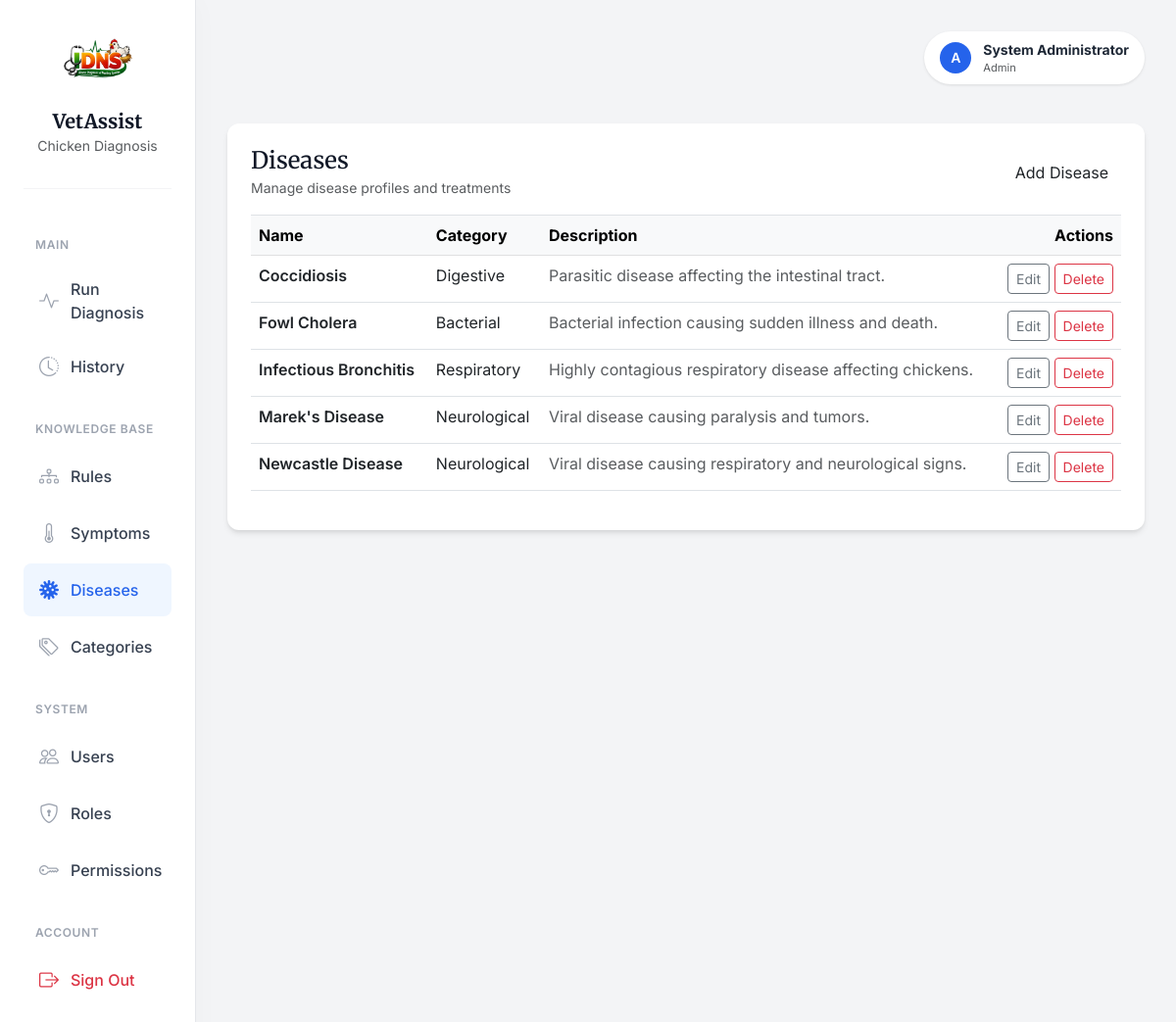
/expert-system/diseases (signed in), run on the app's committed database.
### app/models/user.py (models this page shows, shortened)
class UserTable(UserMixin, db.Model):
    __tablename__ = "tbl_users"
    id = db.Column(db.Integer, db.Sequence('seq_users_id'), primary_key=True)
    username = db.Column(db.String(80), unique=True, nullable=False)
    email = db.Column(db.String(120), unique=True, nullable=False)
    full_name = db.Column(db.String(120), nullable=False)
    is_active = db.Column(db.Boolean, default=True, nullable=False)
    password_hash = db.Column(db.String(255), nullable=False)
    created_at = db.Column(db.DateTime, default=datetime.utcnow, nullable=False)
    updated_at = db.Column(db.DateTime, default=datetime.utcnow, onupdate=datetime.utcnow, nullable=False)
    roles = db.relationship("RoleTable", secondary=tbl_user_roles, back_populates="users")
    def has_role(self, role_name: str) -> bool:
        return any(role.name == role_name for role in self.roles)
    def get_permission_codes(self) -> set[str]:
        return {perm.code for role in self.roles for perm in role.permissions}
    def has_permission(self, permission_code: str) -> bool:
        return permission_code in self.get_permission_codes()

### app/models/role.py (models this page shows, shortened)
class RoleTable(db.Model):
    __tablename__= "tbl_roles"
    id = db.Column(db.Integer, db.Sequence('seq_roles_id'), primary_key=True)
    name = db.Column(db.String(80), unique=True, nullable=False)
    description = db.Column(db.String(255))
    created_at = db.Column(db.DateTime, default=datetime.utcnow, nullable=False)
    updated_at = db.Column(db.DateTime, default=datetime.utcnow, onupdate=datetime.utcnow, nullable=False)
    users = db.relationship("UserTable", secondary=tbl_user_roles,back_populates="roles" )
    permissions = db.relationship("PermissionTable", secondary=tbl_role_permissions, back_populates="roles")

### app/models/expert_system.py (models this page shows, shortened)
class Disease(db.Model):
    __tablename__ = "tbl_diseases"
    id = db.Column(db.Integer, db.Sequence('seq_diseases_id'), primary_key=True)
    name = db.Column(db.String(120), unique=True, nullable=False)
    description = db.Column(db.String(255), nullable=False)
    treatment = db.Column(db.String(255), nullable=False)
    category_id = db.Column(db.Integer, db.ForeignKey("tbl_categories.id"))
    created_at = db.Column(db.DateTime, default=datetime.utcnow, nullable=False)
    category = db.relationship("Category", back_populates="diseases")
    rules = db.relationship("Rule", back_populates="disease", cascade="all, delete-orphan")
    cases = db.relationship("Case", back_populates="disease")

class Category(db.Model):
    __tablename__ = "tbl_categories"
    id = db.Column(db.Integer, db.Sequence('seq_categories_id'), primary_key=True)
    name = db.Column(db.String(120), unique=True, nullable=False)
    description = db.Column(db.String(255))
    created_at = db.Column(db.DateTime, default=datetime.utcnow, nullable=False)
    diseases = db.relationship("Disease", back_populates="category")

### app/routes/expert_system.py (the view)
@expert_system_bp.route("/diseases")
@login_required
@require_permission("manage_diseases")
def diseases_index():
    diseases = DiseaseService.get_all()
    return render_template("expert_system/diseases/index.html", diseases=diseases)

### app/services/expert_system_service.py (called while the page is built)
    @staticmethod
    def get_all() -> List[Disease]:
        return Disease.query.order_by(Disease.name.asc()).all()

### app/templates/expert_system/diseases/index.html (shortened to what this page needs)
{% extends "layouts/base.html" %}
{% block content %}
<div class="card p-4">
    <div class="d-flex justify-content-between align-items-center mb-3">
        <div>
            <h4 class="mb-0">Diseases</h4>
            <small class="text-muted">Manage disease profiles and treatments</small>
        </div>
        <a href="{{ url_for('expert_system.diseases_create') }}" class="btn btn-brand">Add Disease</a>
    </div>
    <div class="table-responsive">
        <table class="table table-hover border-top">
            <thead class="table-light">
                <tr>
                    <th>Name</th>
                    <th>Category</th>
                    <th>Description</th>
                    <th class="text-end">Actions</th>
                </tr>
            </thead>
            <tbody>
                {% for disease in diseases %}
                <tr>
                    <td class="fw-semibold">{{ disease.name }}</td>
                    <td>{{ disease.category.name if disease.category else "Uncategorized" }}</td>
                    <td class="text-muted">{{ disease.description }}</td>
                    <td class="text-end">
                        <a href="{{ url_for('expert_system.diseases_edit', disease_id=disease.id) }}" class="btn btn-sm btn-outline-secondary">Edit</a>
                        <a href="{{ url_for('expert_system.diseases_delete', disease_id=disease.id) }}" class="btn btn-sm btn-outline-danger">Delete</a>
                    </td>
                </tr>
                {% endfor %}
            </tbody>
        </table>
    </div>
</div>
{% endblock %}

### app/templates/layouts/base.html (shortened to what this page needs)
<!DOCTYPE html>
<html lang="en">
<head>
    <link href="https://cdn.jsdelivr.net/npm/bootstrap@5.3.0/dist/css/bootstrap.min.css" rel="stylesheet">
    <link rel="stylesheet" href="https://cdn.jsdelivr.net/npm/bootstrap-icons@1.11.3/font/bootstrap-icons.min.css">
</head>
<body>
    <div class="container-fluid">
        <div class="row">
            {% block sidebar %}
            <nav class="col-md-3 col-lg-2 d-md-block sidebar collapse" id="sidebarMenu">
                <div class="brand-section">
                    <img src="{{ url_for('static', filename='images/logo1.png') }}" alt="VetAssist Logo" class="brand-logo">
                    <h5 class="brand-font fw-bold mb-0">VetAssist</h5>
                    <small class="text-muted">Chicken Diagnosis</small>
                </div>
                <div class="position-sticky pt-2">
                    {% if current_user.is_authenticated %}
                        <div class="nav-section-label">Main</div>
                        <ul class="nav flex-column">
                            <li class="nav-item">
                                <a class="nav-link {% if 'expert_system.diagnose' in request.endpoint %}active{% endif %}" href="{{ url_for('expert_system.diagnose') }}">
                                    <i class="bi bi-activity"></i>
                                    Run Diagnosis
                                </a>
                            </li>
                            <li class="nav-item">
                                <a class="nav-link {% if 'expert_system.cases' in request.endpoint %}active{% endif %}" href="{{ url_for('expert_system.cases_index') }}">
                                    <i class="bi bi-clock-history"></i> History
                                </a>
                            </li>
                        </ul>
                        {% if current_user.has_role('Admin') or current_user.has_role('Doctor') %}
                        <div class="nav-section-label">Knowledge Base</div>
                        <ul class="nav flex-column">
                            <li class="nav-item">
                                <a class="nav-link {% if 'expert_system.rules' in request.endpoint %}active{% endif %}" href="{{ url_for('expert_system.rules_index') }}">
                                    <i class="bi bi-diagram-3"></i> Rules
                                </a>
                            </li>
                            <li class="nav-item">
                                <a class="nav-link {% if 'expert_system.symptoms' in request.endpoint %}active{% endif %}" href="{{ url_for('expert_system.symptoms_index') }}">
                                    <i class="bi bi-thermometer-half"></i> Symptoms
                                </a>
                            </li>
                            <li class="nav-item">
                                <a class="nav-link {% if 'expert_system.diseases' in request.endpoint %}active{% endif %}" href="{{ url_for('expert_system.diseases_index') }}">
                                    <i class="bi bi-virus"></i> Diseases
                                </a>
                            </li>
                            <li class="nav-item">
                                <a class="nav-link {% if 'expert_system.categories' in request.endpoint %}active{% endif %}" href="{{ url_for('expert_system.categories_index') }}">
                                    <i class="bi bi-tags"></i> Categories
                                </a>
                            </li>
                        </ul>
                        {% endif %}
                        {% if current_user.has_role('Admin') %}
                        <div class="nav-section-label">System</div>
                        <ul class="nav flex-column">
                            <li class="nav-item">
                                <a class="nav-link {% if 'tbl_users' in request.endpoint %}active{% endif %}" href="{{ url_for('tbl_users.index') }}">
                                    <i class="bi bi-people"></i> Users
                                </a>
                            </li>
                            <li class="nav-item">
                                <a class="nav-link {% if 'tbl_roles' in request.endpoint %}active{% endif %}" href="{{ url_for('tbl_roles.index') }}">
                                    <i class="bi bi-shield-lock"></i> Roles
                                </a>
                            </li>
                            <li class="nav-item">
                                <a class="nav-link {% if 'tbl_permissions' in request.endpoint %}active{% endif %}" href="{{ url_for('tbl_permissions.index') }}">
                                    <i class="bi bi-key"></i> Permissions
                                </a>
                            </li>
                        </ul>
                        {% endif %}
                        <div class="nav-section-label">Account</div>
                        <ul class="nav flex-column mb-4">
                            <li class="nav-item">
                                <a class="nav-link text-danger" href="{{ url_for('auth.logout') }}">
                                    <i class="bi bi-box-arrow-right text-danger"></i> Sign Out
                                </a>
                            </li>
                        </ul>
                    {% endif %}
                </div>
            </nav>
            {% endblock %}
            <main class="{% block main_class %}col-md-9 ms-sm-auto col-lg-10{% endblock %} content-wrapper">
                <div class="page-header">
                    {% if current_user.is_authenticated %}
                    <div class="user-profile">
                        <div class="user-avatar">
                            {{ current_user.username[0] | upper }}
                        </div>
                        <div class="d-none d-sm-block">
                            <div class="fw-bold small">{{ current_user.full_name }}</div>
                            <div class="text-muted" style="font-size: 0.7rem;">{{ current_user.roles[0].name if current_user.roles else 'User' }}</div>
                        </div>
                    </div>
                    {% endif %}
                </div>
                {% block content %}{% endblock %}
            </main>
        </div>
    </div>
</body>
</html>

### app/templates/layouts/base.html (style rules this page uses)
:root { --bg-body: #f3f4f6; --text-main: #1f2937; --text-muted: #6b7280; --primary-color: #2563eb; --primary-hover: #1d4ed8; --sidebar-bg: #ffffff; --sidebar-text: #374151; --sidebar-active-bg: #eff6ff; --sidebar-active-text: #2563eb; --card-shadow: 0 4px 6px -1px rgba(0, 0, 0, 0.1), 0 2px 4px -1px rgba(0, 0, 0, 0.06); --border-radius: 0.75rem; }
body { font-family: 'Inter', sans-serif; background-color: var(--bg-body); color: var(--text-main); -webkit-font-smoothing: antialiased; }
h1, h2, h3, h4, h5, .brand-font { font-family: 'Merriweather', serif; color: #111827; }
.sidebar { background-color: var(--sidebar-bg); border-right: 1px solid #e5e7eb; min-height: 100vh; padding: 1.5rem; box-shadow: 4px 0 24px rgba(0,0,0,0.02); }
.brand-section { padding-bottom: 2rem; margin-bottom: 1rem; border-bottom: 1px solid #f3f4f6; text-align: center; }
.brand-logo { max-width: 100%; height: auto; max-height: 80px; margin-bottom: 0.5rem; }
.nav-section-label { font-size: 0.75rem; font-weight: 600; text-transform: uppercase; letter-spacing: 0.05em; color: #9ca3af; margin-top: 1.5rem; margin-bottom: 0.75rem; padding-left: 0.75rem; }
.nav-link { color: var(--sidebar-text); padding: 0.75rem 1rem; border-radius: 0.5rem; margin-bottom: 0.25rem; font-weight: 500; display: flex; align-items: center; transition: all 0.2s ease; }
.nav-link i { font-size: 1.25rem; margin-right: 0.75rem; color: #9ca3af; transition: color 0.2s; }
.nav-link.active { background-color: var(--sidebar-active-bg); color: var(--sidebar-active-text); }
.nav-link.active i { color: var(--sidebar-active-text); }
.content-wrapper { padding: 2rem; }
.page-header { margin-bottom: 2.5rem; display: flex; justify-content: space-between; align-items: center; }
.user-profile { display: flex; align-items: center; gap: 0.75rem; padding: 0.5rem 1rem; background: white; border-radius: 2rem; box-shadow: 0 1px 3px rgba(0,0,0,0.1); }
.user-avatar { width: 32px; height: 32px; background-color: var(--primary-color); color: white; border-radius: 50%; display: flex; align-items: center; justify-content: center; font-weight: 600; font-size: 0.875rem; }
.card { background: white; border: none; border-radius: var(--border-radius); box-shadow: var(--card-shadow); transition: transform 0.2s ease, box-shadow 0.2s ease; }

### data on the page
UserTable: username "A", full_name "System Administrator"
RoleTable: name "Admin"
Disease: name "Coccidiosis", category "Digestive", description "Parasitic disease affecting the intestinal tract."
Disease: name "Fowl Cholera", category "Bacterial", description "Bacterial infection causing sudden illness and death."
Disease: name "Infectious Bronchitis", category "Respiratory", description "Highly contagious respiratory disease affecting chickens."
Disease: name "Marek's Disease", category "Neurological", description "Viral disease causing paralysis and tumors."
Disease: name "Newcastle Disease", category "Neurological", description "Viral disease causing respiratory and neurological signs."
